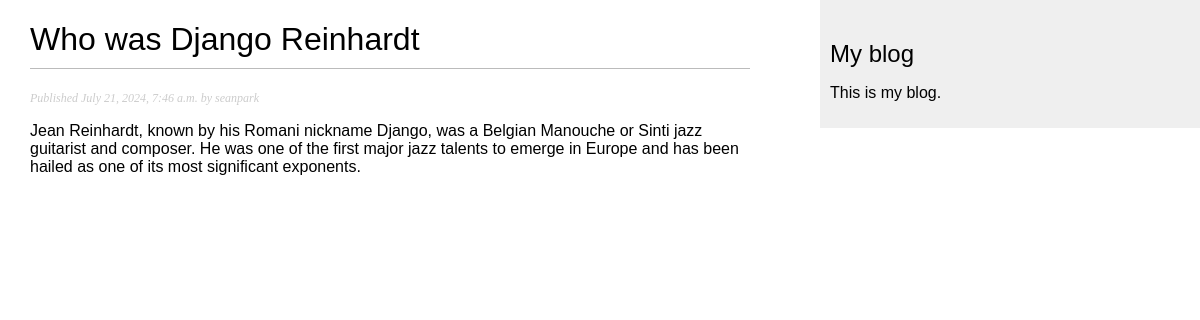
Page /blog/1/ on the committed database.
### blog/models.py (models this page shows, shortened)
class Post(models.Model):
    class Status(models.TextChoices):
        DRAFT = 'DF', 'Draft'
        PUBLISHED = 'PB', 'Published'
    title = models.CharField(max_length=250)
    slug = models.SlugField(max_length=250)
    author = models.ForeignKey(
        settings.AUTH_USER_MODEL,
        on_delete=models.CASCADE,
        related_name='blog_posts'
    )
    body = models.TextField()
    publish = models.DateTimeField(default=timezone.now)
    created = models.DateTimeField(auto_now_add=True)
    updated = models.DateTimeField(auto_now=True)
    status = models.CharField(
        max_length=2,
        choices=Status,
        default=Status.DRAFT
    )
    objects = models.Manager()  # The default manager.
    published = PublishedManager()  # Our custom manager.
    class Meta:
        ordering = ['-publish']
        indexes = [
            models.Index(fields=['-publish']),
        ]

### blog/views.py (the view)
# urls.py: path('<int:id>/', views.post_detail, name='post_detail'),
def post_detail(request, id):
    post = get_object_or_404(
        Post,
        id=id,
        status=Post.Status.PUBLISHED
    )
    return render(
        request,
        'blog/post/detail.html',
        {'post': post}
    )

### blog/templates/blog/post/detail.html (shortened to what this page needs)
{% extends "blog/base.html" %}
{% block content %}
  <h1>{{ post.title }}</h1>
  <p class="date">
    Published {{ post.publish }} by {{ post.author }}
  </p>
  {{ post.body|linebreaks }}
{% endblock %}

### blog/static/css/blog.css (style rules this page uses)
body { margin:0; padding:0; font-family:helvetica, sans-serif; }
h1 { font-weight:normal; border-bottom:1px solid #bbb; padding:0 0 10px 0; }
p.date { color:#ccc; font-family: georgia, serif; font-size: 12px; font-style: italic; }

### rows in the picture
Post: title "Who was Django Reinhardt", publish "July 21, 2024, 7:46 a.m.", author "seanpark", body "Jean Reinhardt, known by his Romani nickname Django, was a Belgian Manouche or Sinti jazz guitarist and composer. He was one of the first major jazz talents to emerge in Europe and has been hailed as one of its most significant exponents."
